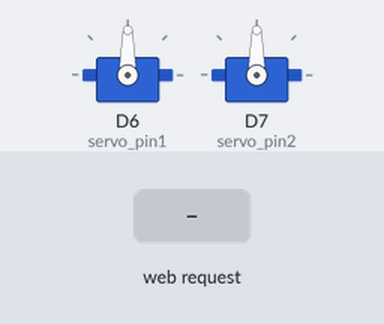
Simulated run of this sketch. Board: ESP8266 (NodeMCU). Shown: 2 × servo. The test bench sets the inputs (shaded band). What the sketch prints to the serial monitor is not drawn.

Above: at 2.2 s.
2.3 s: HTTP request GET /?left=1&right=1 received
At 3.3 s:
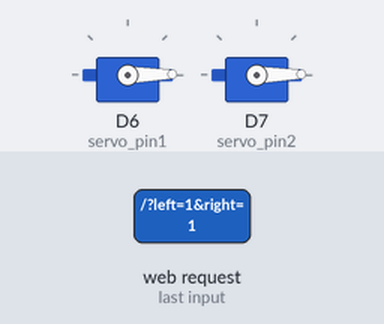
3.8 s: HTTP request GET /?left=120&right=120 received
At 4.9 s:
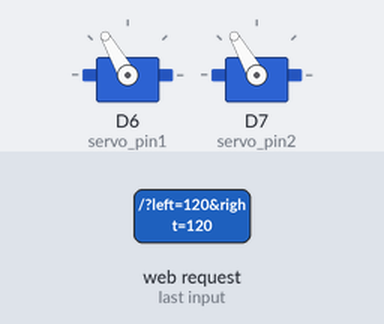
Timing chart, 0 to 6.8 s (numbered marks = the images above; inputs shaded):
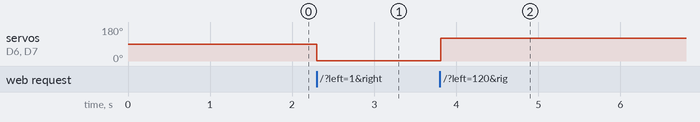

The sketch:

2wheelsrobotAccessPointWebserver.ino
```cpp
/*
*  Source code for uploading to your ESP8266.
*  This program shows will provide a wifi access point and host a simple web page.
*  When you connect to the accesspoint "ESP8266ROBOT" with password "ESP8266ROBOT", you can surf to the controllers page.
*  Your wifi card will get an IP and a gateway address (ip of the accesspoint).  Browse to http://192.168.4.1 (ip accesspoint)
*  By passing left and right in the URL you can drive 2 servo motors.
*  A standard hobby servo(360 degrees) will run forward for values between 0 and 90, and backward for values between 90 and 180.  When you enter
*  90 the servo will stop.
*  example :  http://192.168.1.4/?left=0&right=0 (servo left and right full speed forward)
*  example :  http://192.168.1.4/?left=180&right=180 (servo left and right full speed backward)
*  example :  http://192.168.1.4/?left=90&right=90 (servo left and right stop)
*  example :  http://192.168.1.4/?left=45&right=10 (servo left half speed and right very slow speed)
*/


#include <ESP8266WiFi.h>
#include <WiFiClient.h>
#include <ESP8266WebServer.h>
#ifndef APSSID
#define APSSID "ESPap"
#define APPSK  "thereisnospoon"
#endif

/* Set these to your desired credentials. */
const char *ssid = "ESP8266ROBOT";
const char *password = "ESP8266ROBOT";

String left = "S";
String right= "S";
String power = "0";
int servospeed1 = 90;
int servospeed2 = 90;
String url;


#include "Servo.h";

int servo_pin1 = D6;  // for ESP8266 microcontroller
int servo_pin2 = D7;  // for ESP8266 microcontroller


Servo myservo1;
Servo myservo2;

int angle = 0;


ESP8266WebServer server(80);

/* Just a little test message.  Go to http://192.168.4.1 in a web browser
   connected to this access point to see it.
*/
void handleRoot() {
  server.send(200, "text/html", "<h1>ESP8266 Robot</h1><br><a href=?left=90&right=90>STOP MOTORS</a><br><a href=?left=0&right=180>FORWARD</a><br><a href=?left=180&right=0>BACKWARD</a><br><a href=?left=0&right=0>LEFT</a><br><a href=?left=180&right=180>RIGHT</a>");
}

void setup() {
  delay(1000);
  Serial.begin(115200);
  Serial.println();
  Serial.print("Configuring access point...");
  /* You can remove the password parameter if you want the AP to be open. */
  WiFi.softAP(ssid, password);

  IPAddress myIP = WiFi.softAPIP();
  Serial.print("AP IP address: ");
  Serial.println(myIP);
  server.on("/", handleRoot);
  server.begin();
  Serial.println("HTTP server started");

  myservo1.attach(servo_pin1);
  myservo2.attach(servo_pin2);

}

void loop() {
  server.handleClient();

  if (server.hasArg("left") && server.hasArg("right")) {
      if (left!=server.arg("left") or right != server.arg("right")) {
        left = server.arg("left");
        right = server.arg("right");
        servospeed1 = left.toInt();
        servospeed2 = right.toInt();
        myservo1.write(servospeed1);
        myservo2.write(servospeed2);
      }
    }

    delay (15);

}
```

neo.cpp
```cpp
#include <Adafruit_NeoPixel.h>

const int NR_OF_PIXELS = 5;
const int PIN = 3;
Adafruit_NeoPixel strip = Adafruit_NeoPixel(NR_OF_PIXELS, PIN, NEO_GRB + NEO_KHZ800);

void setup()
{
Serial.begin(9600);
pinMode(PIN, OUTPUT);
strip.begin();
strip.show();
}

void loop() {
for (int i = 0; i < NR_OF_PIXELS; i++)
{
strip.setPixelColor(i, 255, 0, 0); //Zet pixel i op RGB waarde 255, 0, 0
strip.show(); //voor de aanpassing door naar de strip
delay(200);


/* for (int j = 0; j <= 255; j+=50)/*
/* {
for (int k = 0; k <= 255; k+=50)
{

 for (int l = 0; l <= 255; l+=50)
{
strip.setPixelColor(i, j, k, l); //Zet pixel i op RGB waarde 255, 0, 0
strip.show(); //voor de aanpassing door naar de strip
delay(50);
}
}
}*/
strip.setPixelColor(i, 255, 0, 0); //Zet pixel i op RGB waarde 255, 0, 0
strip.show(); //voor de aanpassing door naar de strip
delay(50);

 }
strip.clear(); // zet alle pixels af
delay(1000);
}
```

Measured:
- after the input at 2.3 s, servo on D6 (servo_pin1), servo on D7 (servo_pin2): 90° → 1° at once
- after the input at 3.8 s, servo on D6 (servo_pin1), servo on D7 (servo_pin2): 1° → 120° at once
